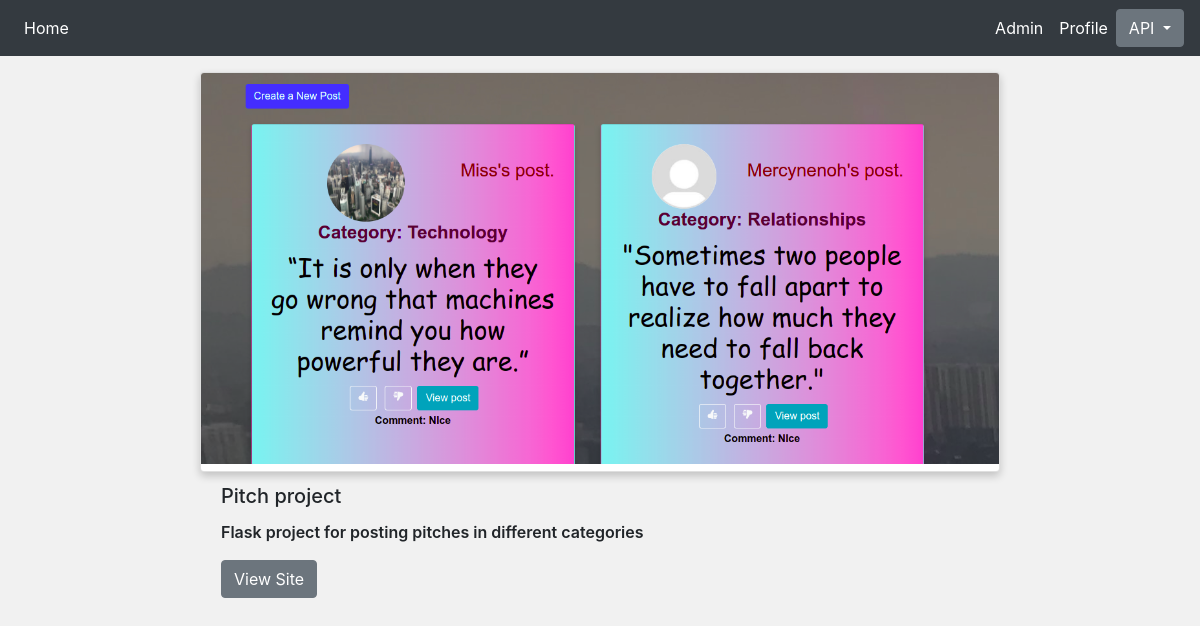
The app's page /image/2 with its own data.
### ratings/models.py (models this page shows, shortened)
class Project(models.Model):
    image = models.ImageField(upload_to = 'articles/',default='IMAGE')
    title =  models.CharField(max_length =30)
    description = models.TextField()
    link = models.CharField(max_length =100)
    author = models.ForeignKey(User, on_delete=models.CASCADE)

### ratings/views.py (the view)
# urls.py: path('image/<str:pk>', views.viewProject, name='image'),
def viewProject(request, pk):
    project = Project.objects.get(id=pk)
    return render(request, 'project/project.html', {'project':project})

### ratings/templates/project/project.html (shortened to what this page needs)
{%extends 'project/base.html'%}
{% block content %}
<div class="container-fluid">
    <div class="card mt-3">
        <img src="{{project.image.url}}" class="card-img-top" alt="Fissure in Sandstone"/>
        <div class="card-body">
          <h5 class="card-title">{{project.title}}</h5>
          <p class="card-text">{{project.description}}</p>
          <a href="{{project.link}}" class="btn btn-secondary" target="_blank" >View Site</a>
        </div>
      </div>
    </div>
{% endblock %}

### static/css/index.css (style rules this page uses)
.card { box-shadow: 0 4px 8px 0 rgba(0, 0, 0, 0.2); width: 800px; height: auto; margin:auto; font-weight: 600; height: 400px; }
body { background-color: #f1f1f1; }

### records on screen
Project: image (picture), title "Pitch project", description "Flask project for posting pitches in different categories"
